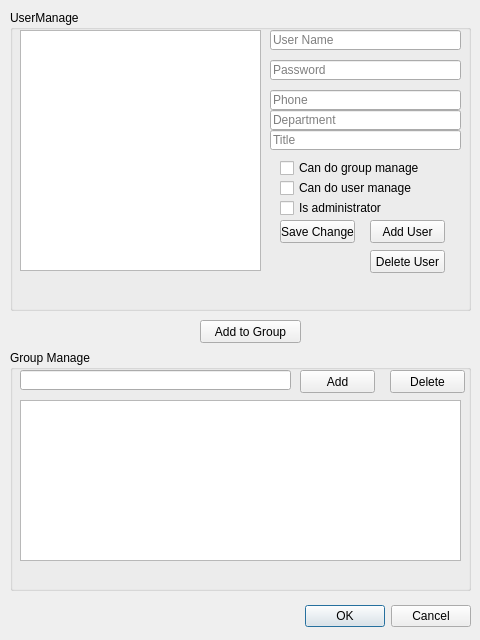
<?xml version="1.0" encoding="UTF-8"?>
<ui version="4.0">
 <class>managerWindow</class>
 <widget class="QDialog" name="managerWindow">
  <property name="geometry">
   <rect>
    <x>0</x>
    <y>0</y>
    <width>480</width>
    <height>640</height>
   </rect>
  </property>
  <property name="windowTitle">
   <string>Dialog</string>
  </property>
  <widget class="QDialogButtonBox" name="buttonBox">
   <property name="geometry">
    <rect>
     <x>10</x>
     <y>600</y>
     <width>461</width>
     <height>32</height>
    </rect>
   </property>
   <property name="orientation">
    <enum>Qt::Horizontal</enum>
   </property>
   <property name="standardButtons">
    <set>QDialogButtonBox::Cancel|QDialogButtonBox::Ok</set>
   </property>
  </widget>
  <widget class="QGroupBox" name="groupBox">
   <property name="geometry">
    <rect>
     <x>10</x>
     <y>350</y>
     <width>461</width>
     <height>241</height>
    </rect>
   </property>
   <property name="title">
    <string>Group Manage</string>
   </property>
   <widget class="QLineEdit" name="lineEdit">
    <property name="geometry">
     <rect>
      <x>10</x>
      <y>20</y>
      <width>271</width>
      <height>20</height>
     </rect>
    </property>
   </widget>
   <widget class="QPushButton" name="pushButton">
    <property name="geometry">
     <rect>
      <x>290</x>
      <y>20</y>
      <width>75</width>
      <height>23</height>
     </rect>
    </property>
    <property name="text">
     <string>Add</string>
    </property>
   </widget>
   <widget class="QPushButton" name="pushButton_2">
    <property name="geometry">
     <rect>
      <x>380</x>
      <y>20</y>
      <width>75</width>
      <height>23</height>
     </rect>
    </property>
    <property name="text">
     <string>Delete</string>
    </property>
   </widget>
   <widget class="QListWidget" name="listWidget">
    <property name="geometry">
     <rect>
      <x>10</x>
      <y>50</y>
      <width>441</width>
      <height>161</height>
     </rect>
    </property>
   </widget>
  </widget>
  <widget class="QGroupBox" name="groupBox_2">
   <property name="geometry">
    <rect>
     <x>10</x>
     <y>10</y>
     <width>461</width>
     <height>301</height>
    </rect>
   </property>
   <property name="title">
    <string>UserManage</string>
   </property>
   <widget class="QListWidget" name="listWidget_2">
    <property name="geometry">
     <rect>
      <x>10</x>
      <y>20</y>
      <width>241</width>
      <height>241</height>
     </rect>
    </property>
   </widget>
   <widget class="QLineEdit" name="lineEdit_2">
    <property name="geometry">
     <rect>
      <x>260</x>
      <y>20</y>
      <width>191</width>
      <height>20</height>
     </rect>
    </property>
    <property name="placeholderText">
     <string>User Name</string>
    </property>
   </widget>
   <widget class="QLineEdit" name="lineEdit_3">
    <property name="geometry">
     <rect>
      <x>260</x>
      <y>50</y>
      <width>191</width>
      <height>20</height>
     </rect>
    </property>
    <property name="echoMode">
     <enum>QLineEdit::Password</enum>
    </property>
    <property name="placeholderText">
     <string>Password</string>
    </property>
   </widget>
   <widget class="QLineEdit" name="lineEdit_4">
    <property name="geometry">
     <rect>
      <x>260</x>
      <y>80</y>
      <width>191</width>
      <height>20</height>
     </rect>
    </property>
    <property name="placeholderText">
     <string>Phone</string>
    </property>
   </widget>
   <widget class="QLineEdit" name="lineEdit_5">
    <property name="geometry">
     <rect>
      <x>260</x>
      <y>100</y>
      <width>191</width>
      <height>20</height>
     </rect>
    </property>
    <property name="placeholderText">
     <string>Department</string>
    </property>
   </widget>
   <widget class="QLineEdit" name="lineEdit_6">
    <property name="geometry">
     <rect>
      <x>260</x>
      <y>120</y>
      <width>191</width>
      <height>20</height>
     </rect>
    </property>
    <property name="placeholderText">
     <string>Title</string>
    </property>
   </widget>
   <widget class="QCheckBox" name="checkBox">
    <property name="geometry">
     <rect>
      <x>270</x>
      <y>150</y>
      <width>171</width>
      <height>16</height>
     </rect>
    </property>
    <property name="text">
     <string>Can do group manage</string>
    </property>
   </widget>
   <widget class="QCheckBox" name="checkBox_2">
    <property name="geometry">
     <rect>
      <x>270</x>
      <y>170</y>
      <width>171</width>
      <height>16</height>
     </rect>
    </property>
    <property name="text">
     <string>Can do user manage</string>
    </property>
   </widget>
   <widget class="QCheckBox" name="checkBox_3">
    <property name="geometry">
     <rect>
      <x>270</x>
      <y>190</y>
      <width>181</width>
      <height>16</height>
     </rect>
    </property>
    <property name="text">
     <string>Is administrator</string>
    </property>
   </widget>
   <widget class="QPushButton" name="pushButton_3">
    <property name="geometry">
     <rect>
      <x>360</x>
      <y>210</y>
      <width>75</width>
      <height>23</height>
     </rect>
    </property>
    <property name="text">
     <string>Add User</string>
    </property>
   </widget>
   <widget class="QPushButton" name="pushButton_4">
    <property name="geometry">
     <rect>
      <x>360</x>
      <y>240</y>
      <width>75</width>
      <height>23</height>
     </rect>
    </property>
    <property name="text">
     <string>Delete User</string>
    </property>
   </widget>
   <widget class="QPushButton" name="pushButton_5">
    <property name="geometry">
     <rect>
      <x>270</x>
      <y>210</y>
      <width>75</width>
      <height>23</height>
     </rect>
    </property>
    <property name="text">
     <string>Save Change</string>
    </property>
   </widget>
  </widget>
  <widget class="QPushButton" name="pushButton_6">
   <property name="geometry">
    <rect>
     <x>200</x>
     <y>320</y>
     <width>101</width>
     <height>23</height>
    </rect>
   </property>
   <property name="text">
    <string>Add to Group</string>
   </property>
  </widget>
 </widget>
 <resources/>
 <connections>
  <connection>
   <sender>buttonBox</sender>
   <signal>accepted()</signal>
   <receiver>managerWindow</receiver>
   <slot>accept()</slot>
   <hints>
    <hint type="sourcelabel">
     <x>248</x>
     <y>254</y>
    </hint>
    <hint type="destinationlabel">
     <x>157</x>
     <y>274</y>
    </hint>
   </hints>
  </connection>
  <connection>
   <sender>buttonBox</sender>
   <signal>rejected()</signal>
   <receiver>managerWindow</receiver>
   <slot>reject()</slot>
   <hints>
    <hint type="sourcelabel">
     <x>316</x>
     <y>260</y>
    </hint>
    <hint type="destinationlabel">
     <x>286</x>
     <y>274</y>
    </hint>
   </hints>
  </connection>
 </connections>
</ui>
